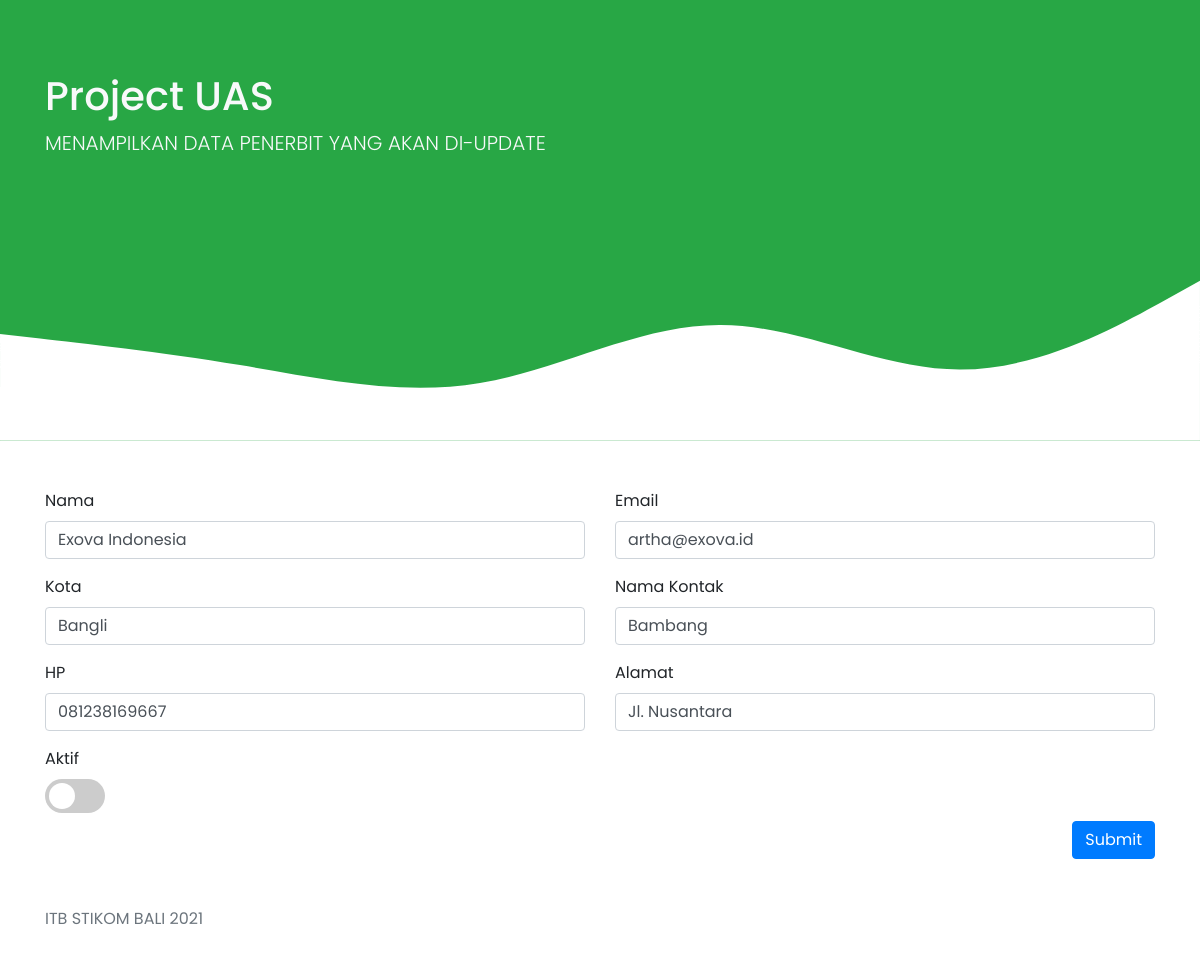
/190030509-view.php?id=6, run on the app's committed database.
### tables this page shows
CREATE TABLE `t_penerbit` (
  `id_penerbit` int(4) NOT NULL,
  `nama` varchar(50) NOT NULL,
  `kota` varchar(30) NOT NULL,
  `contact_name` varchar(50) NOT NULL,
  `contact_phone` varchar(15) NOT NULL,
  `alamat` varchar(100) NOT NULL,
  `email` varchar(60) NOT NULL,
  `status` tinyint(1) NOT NULL
);

### 190030509-view.php (the view, shortened to what this page needs)
<?php
    require "koneksi.php";
    $query = "SELECT * FROM t_penerbit WHERE id_penerbit='" . $_GET['id'] . "'";
    $sql = mysqli_query($koneksi, $query);
    try {
      $data = mysqli_fetch_assoc($sql);
    } catch(Exception $e) {
      echo 'Error : ' . $e->getMessage();
    }
?>
<!doctype html>
<html>
   <head>
      <link rel="stylesheet" href="https://maxcdn.bootstrapcdn.com/bootstrap/4.5.2/css/bootstrap.min.css">
      <link rel="stylesheet" href="../penerbit/style.css">
      <link rel="stylesheet" href="https://cdnjs.cloudflare.com/ajax/libs/font-awesome/4.7.0/css/font-awesome.min.css">
   </head>
   <body>
      <section class="pt-4 bg-success">
         <div>
            <div class="container">
               <h1 class="display-5 pt-5 text-light">Project UAS</h1>
               <p class="lead text-light">MENAMPILKAN DATA PENERBIT YANG AKAN DI-UPDATE</p>
            </div>
         </div>
      </section>
      <div class="container my-5">
         <form action="190030509-update.php?id=<?= $data['id_penerbit'] ?>" onSubmit="return cek_form(this)" method="POST">
            <div class="row">
               <div class="col-lg-6">
                  <div class="form-group">
                     <label for="namaid">Nama</label>
                     <input type="text" class="form-control" id="namaid" placeholder="Masukkan Nama" name="nama" value="<?= $data['nama'] ?>" >
                  </div>
               </div>
               <div class="col-lg-6">
                  <div class="form-group">
                     <label for="email">Email</label>
                     <input type="email" class="form-control" id="emailid" placeholder="Masukkan Email" name="email" value="<?= $data['email'] ?>" >
                  </div>
               </div>
               <div class="col-lg-6">
                  <div class="form-group">
                     <label for="kotaid">Kota</label>
                     <input type="text" class="form-control" id="kotaid" placeholder="Kota" name="kota" value="<?= $data['kota'] ?>" >
                  </div>
               </div>
               <div class="col-lg-6">
                  <div class="form-group">
                     <label for="kontakid">Nama Kontak</label>
                     <input type="text" class="form-control" id="kontakid" placeholder="Masukkan Nama Kontak" name="kontak" value="<?= $data['contact_name'] ?>" >
                  </div>
               </div>
               <div class="col-lg-6">
                  <div class="form-group">
                     <label for="hpid">HP</label>
                     <input type="text" class="form-control" id="hpid" placeholder="Masukkan No HP" name="phone" value="<?= $data['contact_phone'] ?>" >
                  </div>
               </div>
               <div class="col-lg-6">
                  <div class="form-group">
                     <label for="alamatid">Alamat</label>
                     <input type="text" class="form-control" id="alamatid" placeholder="Masukkan Alamat" name="alamat" value="<?= $data['alamat'] ?>" >
                  </div>
               </div>
               <div class="col-lg-12">
                  <label>Aktif</label>
                  <div>
                     <label class="switch">
                     <span class="slider round"></span>
                     </label>
                  </div>
               </div>
            </div>
            <div class="text-right">
               <button type="submit" class="btn btn-primary">Submit</button>
            </div>
         </form>
      </div>
      <footer class="footer my-5">
         <div class="container">
            <span class="text-muted">ITB STIKOM BALI <?= date('Y') ?></span>
         </div>
      </footer>
   </body>
</html>

### style.css (style rules this page uses)
body { font-family: Poppins; }
.switch { position: relative; display: inline-block; width: 60px; height: 34px; }
.slider { position: absolute; cursor: pointer; top: 0; left: 0; right: 0; bottom: 0; background-color: #ccc; -webkit-transition: 0.4s; transition: 0.4s; }
.slider:before { position: absolute; content: ""; height: 26px; width: 26px; left: 4px; bottom: 4px; background-color: white; -webkit-transition: 0.4s; transition: 0.4s; }
.slider.round { border-radius: 34px; }
.slider.round:before { border-radius: 50%; }

### data on the page
t_penerbit: nama "Exova Indonesia", email "artha@exova.id", kota "Bangli", kontak "Bambang", phone "081238169667", alamat "Jl. Nusantara"
